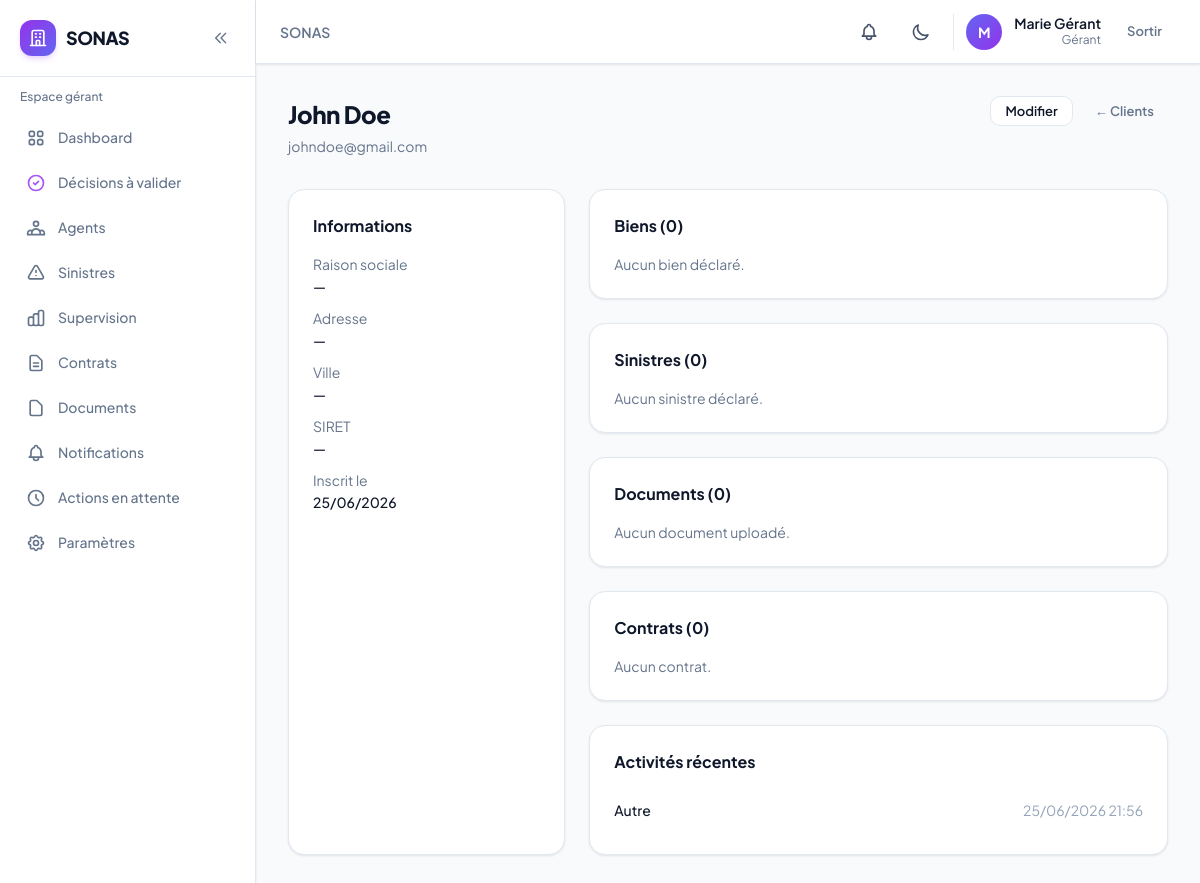
Before: /sonas/clients/3/ (signed in) with the older database file.
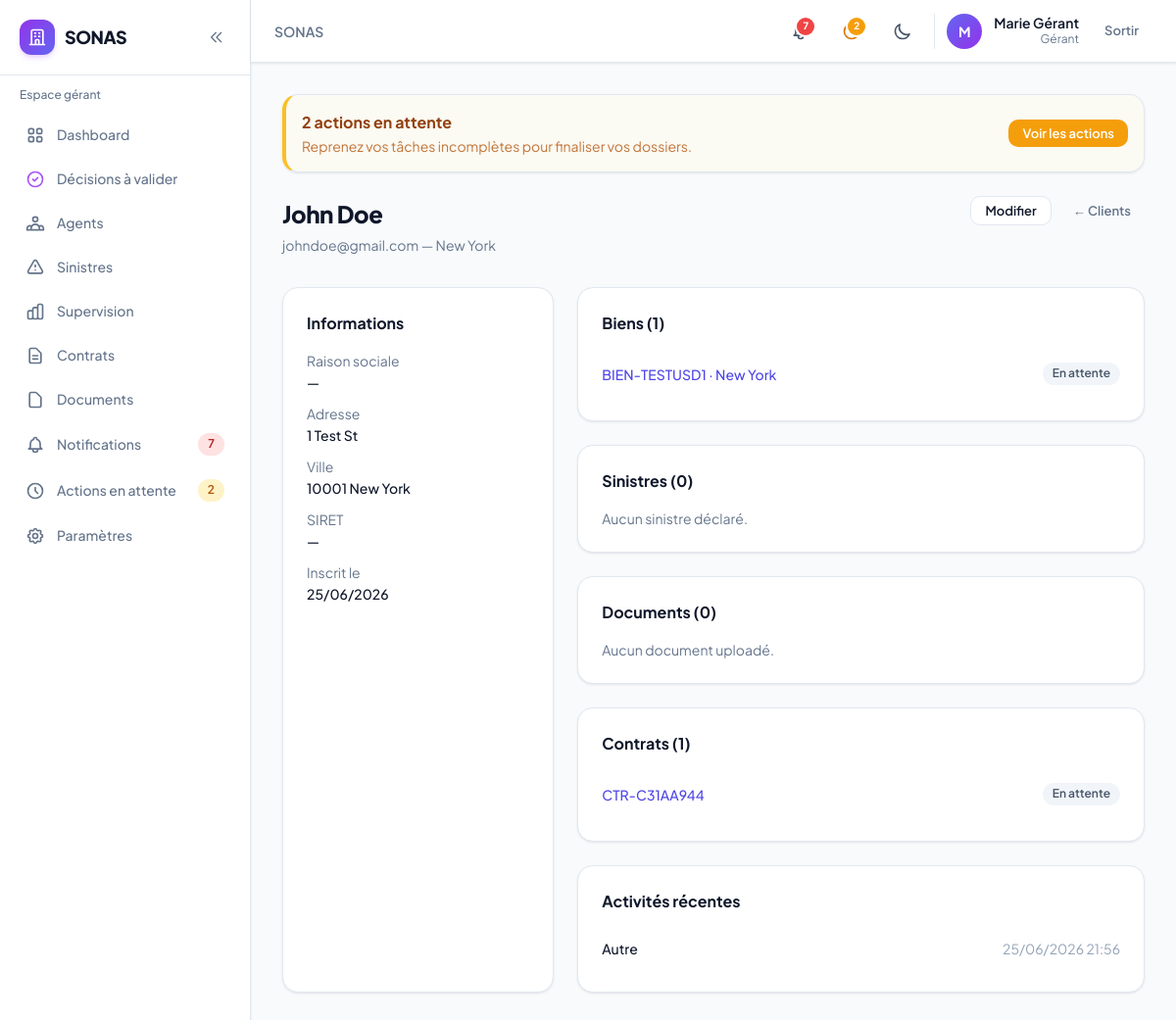
After: the same page with the newer database file.
### clients/models.py (models this page shows, shortened)
class Client(models.Model):
    user = models.OneToOneField(
        settings.AUTH_USER_MODEL,
        on_delete=models.CASCADE,
        related_name='client_profile',
    )
    raison_sociale = models.CharField(max_length=200, blank=True)
    siret = models.CharField(max_length=14, blank=True)
    adresse = models.TextField(blank=True)
    code_postal = models.CharField(max_length=10, blank=True)
    ville = models.CharField(max_length=100, blank=True)
    is_active = models.BooleanField(default=True)
    notes_internes = models.TextField(blank=True, help_text='Visible uniquement en interne')
    created_at = models.DateTimeField(auto_now_add=True)
    updated_at = models.DateTimeField(auto_now=True)
    class Meta:
        verbose_name = 'Client'
        verbose_name_plural = 'Clients'
        ordering = ['-created_at']
    def __str__(self):
        name = self.raison_sociale or self.user.get_full_name() or self.user.username
        return name
    @property
    def display_name(self):
        return self.__str__()
    @property
    def email(self):
        return self.user.email
    @property
    def ville_affichage(self):
        if self.ville.strip():
            return self.ville
        biens = list(self.biens.all())
        if not biens:
            return ''
        return max(biens, key=lambda b: b.created_at).ville
    @property
    def localisation_affichage(self):
        if self.code_postal.strip() or self.ville.strip():
            return ' '.join(p for p in (self.code_postal, self.ville) if p).strip()
        biens = list(self.biens.all())
        if not biens:
            return ''
        bien = max(biens, key=lambda b: b.created_at)
        return ' '.join(p for p in (bien.code_postal, bien.ville) if p).strip()

class ActiviteClient(models.Model):
    class TypeActivite(models.TextChoices):
        CONNEXION = 'CONNEXION', 'Connexion'
        BIEN_CREE = 'BIEN_CREE', 'Bien déclaré'
        CONTRAT_CREE = 'CONTRAT_CREE', 'Contrat créé'
        SINISTRE_DECLARE = 'SINISTRE_DECLARE', 'Sinistre déclaré'
        DOCUMENT_UPLOAD = 'DOCUMENT_UPLOAD', 'Document uploadé'
        PROFIL_MODIFIE = 'PROFIL_MODIFIE', 'Profil modifié'
        AUTRE = 'AUTRE', 'Autre'
    client = models.ForeignKey(Client, on_delete=models.CASCADE, related_name='activites')
    type_activite = models.CharField(max_length=20, choices=TypeActivite.choices)
    description = models.TextField()
    created_by = models.ForeignKey(
        settings.AUTH_USER_MODEL,
        on_delete=models.SET_NULL,
        null=True,
        blank=True,
    )
    created_at = models.DateTimeField(auto_now_add=True)
    class Meta:
        verbose_name = 'Activité client'
        verbose_name_plural = 'Activités clients'
        ordering = ['-created_at']

### accounts/models.py (models this page shows, shortened)
class User(AbstractUser):
    role = models.CharField(
        max_length=10,
        choices=UserRole.choices,
        default=UserRole.CLIENT,
        db_index=True,
    )
    phone = models.CharField(max_length=20, blank=True)
    theme_preference = models.CharField(
        max_length=10,
        choices=[('light', 'Clair'), ('dark', 'Sombre'), ('system', 'Système')],
        default='system',
    )
    created_at = models.DateTimeField(auto_now_add=True)
    updated_at = models.DateTimeField(auto_now=True)
    class Meta:
        verbose_name = 'Utilisateur'
        verbose_name_plural = 'Utilisateurs'
    @property
    def is_client(self):
        return self.role == UserRole.CLIENT
    @property
    def is_gerant(self):
        return self.role == UserRole.GERANT
    @property
    def is_admin_user(self):
        return self.role == UserRole.ADMIN
    @property
    def is_internal(self):
        return self.role in (UserRole.AGENT, UserRole.GERANT, UserRole.ADMIN)

### biens/models.py (models this page shows, shortened)
class Bien(models.Model):
    client = models.ForeignKey(Client, on_delete=models.CASCADE, related_name='biens')
    reference = models.CharField(max_length=50, unique=True)
    type_bien = models.CharField(max_length=20, choices=BienType.choices, default=BienType.APPARTEMENT)
    adresse = models.TextField()
    code_postal = models.CharField(max_length=10)
    ville = models.CharField(max_length=100)
    surface_m2 = models.DecimalField(max_digits=10, decimal_places=2, null=True, blank=True)
    valeur_estimee = models.DecimalField(
        max_digits=14,
        decimal_places=2,
        null=True,
        blank=True,
        help_text='Valeur estimée du bien en USD (utilisée pour la grille tarifaire).',
    )
    grille_tarifaire = models.ForeignKey(
        'contrats.GrilleTarifaire',
        on_delete=models.SET_NULL,
        null=True,
        blank=True,
        related_name='biens',
        verbose_name='Forfait d\'assurance',
    )
    description = models.TextField(blank=True)
    statut = models.CharField(max_length=15, choices=BienStatut.choices, default=BienStatut.EN_ATTENTE)
    motif_rejet = models.TextField(blank=True)
    created_at = models.DateTimeField(auto_now_add=True)
    updated_at = models.DateTimeField(auto_now=True)
    class Meta:
        verbose_name = 'Bien'
        verbose_name_plural = 'Biens'
        ordering = ['-created_at']

### contrats/models.py (models this page shows, shortened)
class Contrat(models.Model):
    client = models.ForeignKey(Client, on_delete=models.CASCADE, related_name='contrats')
    bien = models.ForeignKey(Bien, on_delete=models.CASCADE, related_name='contrats')
    reference = models.CharField(max_length=50, unique=True)
    date_debut = models.DateField()
    date_fin = models.DateField()
    statut = models.CharField(
        max_length=15,
        choices=ContratStatut.choices,
        default=ContratStatut.BROUILLON,
    )
    montant_annuel = models.DecimalField(max_digits=12, decimal_places=2, null=True, blank=True)
    plafond_indemnisation = models.DecimalField(
        max_digits=12,
        decimal_places=2,
        default=0,
        help_text='Plafond total d\'indemnisation du contrat (USD).',
    )
    montant_indemnise_cumule = models.DecimalField(
        max_digits=12,
        decimal_places=2,
        default=0,
        help_text='Montant total déjà indemnisé sur ce contrat (USD).',
    )
    grille_tarifaire = models.ForeignKey(
        GrilleTarifaire,
        on_delete=models.SET_NULL,
        null=True,
        blank=True,
        related_name='contrats',
        verbose_name='Forfait d\'assurance',
    )
    bon_paiement_reference = models.CharField(max_length=50, blank=True, db_index=True)
    paiement_valide = models.BooleanField(default=False)
    notes = models.TextField(blank=True)
    date_souscription = models.DateTimeField(null=True, blank=True)
    alerte_j30_envoyee = models.BooleanField(default=False)
    alerte_j15_envoyee = models.BooleanField(default=False)
    alerte_j7_envoyee = models.BooleanField(default=False)
    alerte_j0_envoyee = models.BooleanField(default=False)
    sinistres_bloques = models.BooleanField(default=False)
    created_at = models.DateTimeField(auto_now_add=True)
    updated_at = models.DateTimeField(auto_now=True)
    class Meta:
        verbose_name = 'Contrat'
        verbose_name_plural = 'Contrats'
        ordering = ['-created_at']

### clients/views.py (the view)
@internal_required
def client_detail(request, pk):
    from documents.models import Document
    from sinistres.models import Sinistre
    client = get_object_or_404(
        Client.objects.select_related('user').prefetch_related('biens'),
        pk=pk,
    )
    activites = client.activites.all()[:20]
    biens = client.biens.all()
    contrats = client.contrats.select_related('bien').all()
    sinistres = Sinistre.objects.filter(
        contrat__client=client
    ).select_related('contrat', 'contrat__bien').order_by('-created_at')
    documents = Document.objects.filter(
        models.Q(bien__client=client) | models.Q(sinistre__contrat__client=client)
    ).select_related('bien', 'sinistre').order_by('-created_at')
    return render(request, 'clients/detail_internal.html', {
        'client': client,
        'activites': activites,
        'biens': biens,
        'contrats': contrats,
        'sinistres': sinistres,
        'documents': documents,
    })

### notifications/services.py (called while the page is built)
def get_pending_actions_count(user):
    return ActionEnAttente.objects.filter(user=user, is_resolved=False).count()

def get_unread_count(user):
    return Notification.objects.filter(user=user, is_read=False).count()

def get_recent_notifications(user, limit=5):
    return Notification.objects.filter(user=user).order_by('-created_at')[:limit]

### templates/clients/detail_internal.html (shortened to what the changed rows need)
{% extends 'base.html' %}
{% block content %}
<div class="sonas-page-header flex flex-col sm:flex-row sm:items-start sm:justify-between gap-4 mb-8">
    <div>
        <h1>{{ client.display_name }}</h1>
        <p>{{ client.email }}{% if client.ville_affichage %} — {{ client.ville_affichage }}{% endif %}</p>
    </div>
</div>
<div class="grid lg:grid-cols-3 gap-6">
    <div class="sonas-card p-6 lg:col-span-1">
        <h2 class="font-bold mb-4">Informations</h2>
        <dl class="space-y-3 text-sm">
            <div><dt class="text-slate-500">Raison sociale</dt><dd class="font-medium mt-0.5">{{ client.raison_sociale|default:"—" }}</dd></div>
            <div><dt class="text-slate-500">Adresse</dt><dd class="font-medium mt-0.5">{{ client.adresse|default:"—" }}</dd></div>
            <div><dt class="text-slate-500">Ville</dt><dd class="font-medium mt-0.5">{{ client.localisation_affichage|default:"—" }}</dd></div>
            <div><dt class="text-slate-500">SIRET</dt><dd class="font-medium mt-0.5">{{ client.siret|default:"—" }}</dd></div>
            <div><dt class="text-slate-500">Inscrit le</dt><dd class="font-medium mt-0.5">{{ client.created_at|date:"d/m/Y" }}</dd></div>
        </dl>
    </div>
    <div class="lg:col-span-2 space-y-6">
        <div class="sonas-card p-6">
            <h2 class="font-bold mb-4">Biens ({{ biens.count }})</h2>
            {% if biens %}
            <ul class="divide-y divide-slate-100 dark:divide-slate-700">
                {% for b in biens %}
                <li>
                    <a href="{% url 'biens:detail' b.pk %}" class="flex justify-between items-center gap-3 py-3 text-sm sonas-mobile-card">
                        <span class="text-indigo-600 font-medium">{{ b.reference }} · {{ b.ville }}</span>
                        <span class="sonas-badge sonas-badge-gray shrink-0">{{ b.get_statut_display }}</span>
                    </a>
                </li>
                {% endfor %}
            </ul>
            {% else %}
            <p class="text-sm text-slate-500">Aucun bien déclaré.</p>
            {% endif %}
        </div>
        <div class="sonas-card p-6">
            <h2 class="font-bold mb-4">Sinistres ({{ sinistres.count }})</h2>
        </div>
        <div class="sonas-card p-6">
            <h2 class="font-bold mb-4">Documents ({{ documents.count }})</h2>
        </div>
        <div class="sonas-card p-6">
            <h2 class="font-bold mb-4">Contrats ({{ contrats.count }})</h2>
            {% if contrats %}
            <ul class="divide-y divide-slate-100 dark:divide-slate-700">
                {% for c in contrats %}
                <li>
                    <a href="{% url 'contrats:detail' c.pk %}" class="flex justify-between items-center gap-3 py-3 text-sm sonas-mobile-card">
                        <span class="text-indigo-600 font-medium">{{ c.reference }}</span>
                        <span class="sonas-badge sonas-badge-gray shrink-0">{{ c.get_statut_display }}</span>
                    </a>
                </li>
                {% endfor %}
            </ul>
            {% else %}
            <p class="text-sm text-slate-500">Aucun contrat.</p>
            {% endif %}
        </div>
        <div class="sonas-card p-6">
            <h2 class="font-bold mb-4">Activités récentes</h2>
            {% if activites %}
            <ul class="divide-y divide-slate-100 dark:divide-slate-700">
                {% for a in activites %}
                <li class="py-2.5 flex justify-between gap-3 text-sm">
                    <span class="font-medium">{{ a.get_type_activite_display }}</span>
                    <span class="text-slate-400 shrink-0">{{ a.created_at|date:"d/m/Y H:i" }}</span>
                </li>
                {% endfor %}
            </ul>
            {% else %}
            <p class="text-sm text-slate-500">Aucune activité.</p>
            {% endif %}
        </div>
    </div>
</div>
{% endblock %}

### templates/partials/navbar.html (shortened to what this page needs)
<header class="sticky top-0 z-30 sonas-card border-0 border-b rounded-none px-3 sm:px-6 h-14 sm:h-16 flex items-center justify-between shrink-0 gap-2">
    <div class="flex items-center gap-2 sm:gap-4 min-w-0 flex-1">
        <h2 class="text-sm font-semibold text-slate-500 dark:text-slate-400 truncate hidden lg:block">
            {% block page_breadcrumb %}SONAS{% endblock %}
        </h2>
    </div>
    <div class="flex items-center gap-1 sm:gap-3 shrink-0">
        <a href="{% url url_notifications_list %}" class="relative p-2.5 rounded-xl hover:bg-slate-100 dark:hover:bg-slate-800 transition-colors" title="Notifications{% if unread_notifications_count %} ({{ unread_notifications_count }}){% endif %}">
            {% if unread_notifications_count %}
            <span class="absolute top-1.5 right-1.5 min-w-[1.125rem] h-[1.125rem] px-0.5 bg-red-500 rounded-full ring-2 ring-white dark:ring-slate-900 text-[10px] font-bold text-white flex items-center justify-center">{{ unread_notifications_count }}</span>
            {% endif %}
        </a>
        {% if pending_actions_count %}
        <a href="{% url url_pending_actions %}" class="relative p-2.5 rounded-xl hover:bg-slate-100 dark:hover:bg-slate-800 transition-colors" title="Actions en attente ({{ pending_actions_count }})">
            <span class="absolute top-1.5 right-1.5 min-w-[1.125rem] h-[1.125rem] px-0.5 bg-amber-500 rounded-full ring-2 ring-white dark:ring-slate-900 text-[10px] font-bold text-white flex items-center justify-center">{{ pending_actions_count }}</span>
        </a>
        {% endif %}
        <button @click="toggle()" class="p-2.5 rounded-xl hover:bg-slate-100 dark:hover:bg-slate-800 transition-colors" title="Thème">
            <svg x-show="!isDark" class="w-5 h-5 text-slate-600" fill="none" stroke="currentColor" viewBox="0 0 24 24"><path stroke-linecap="round" stroke-linejoin="round" stroke-width="2" d="M20.354 15.354A9 9 0 018.646 3.646 9.003 9.003 0 0012 21a9.003 9.003 0 008.354-5.646z"/></svg>
        </button>
        <div class="hidden sm:flex items-center gap-3 pl-3 border-l border-slate-200 dark:border-slate-700">
            <div class="w-9 h-9 rounded-full bg-gradient-to-br from-indigo-500 to-purple-600 flex items-center justify-center text-white text-sm font-bold">
                {{ user.first_name|first|default:user.username|first|upper }}
            </div>
            <div class="text-right hidden md:block">
                <p class="text-sm font-semibold leading-tight">{{ user.get_full_name|default:user.username }}</p>
                <p class="text-xs text-slate-500">{{ user.get_role_display }}</p>
            </div>
        </div>
        <form method="post" action="{% url 'accounts:logout' %}">
            <button type="submit" class="sonas-btn sonas-btn-ghost sonas-btn-sm">Sortir</button>
        </form>
    </div>
</header>

Changed rows visible on the page:
changed Client "John Doe": ville_affichage (not shown) → "New York"; adresse "—" → "1 Test St"; localisation_affichage "—" → "10001 New York"
added Bien: reference "BIEN-TESTUSD1", ville "New York", statut "En attente"
added Contrat: reference "CTR-C31AA944", statut "En attente"
Other visible differences:
{{ unread_notifications_count }}: (not shown) → "7"
{{ pending_actions_count }}: (not shown) → "2"
{{ biens.count }}: "0" → "1"
{{ contrats.count }}: "0" → "1"
text no longer shown: "Aucun bien déclaré. Aucun contrat."
text now shown: "action en attente Reprenez vos tâches incomplètes pour finaliser vos dossiers. Voir les actions —"
